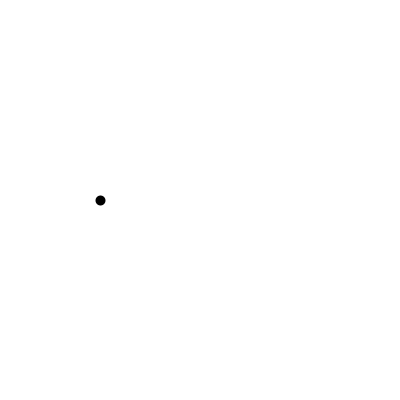
Frame 1 (no input)
Frame 60 (the mouse pressed at the canvas centre just before this capture): identical to frame 1, image omitted
Frame 120 (the mouse held since frame 60 and released just before this capture): identical to frame 1, image omitted

The Processing sketch that drew this single still picture (run headless with seeded random() and noise(); from frame 60 on, the mouse is pressed at the canvas centre):

// Processing sketch: gesture_imitator
// ── gesture_imitator.pde
Imitator it;

void setup() {
  size( 400, 400 );
  it = new Imitator(100, 200, 0);
}

void draw() {
  background(255);
  it.draw();
}

void mousePressed() {
  it.resetMov();
}

void mouseDragged() {
  it.addPoint(mouseX-pmouseX, mouseY-pmouseY);
}

void mouseReleased() {
  it.startMov();
}

// ── Imitator.pde
class Imitator {

  PVector pos;
  int id;
  PVector[] mov, nextMov;
  int movId, nextMovId;
  int memory = 100;
  
  Imitator(float x, float y, int id_) {
    pos = new PVector(x, y);
    id = id_;
    mov = new PVector[memory];
    nextMov = new PVector[memory];
    for (int n = 0; n < mov.length; n++) {
      mov[n] = new PVector(0, 0);
      nextMov[n] = new PVector(0, 0);
    }
  }
  
  void draw() {
    PVector p = pos.get();
    beginShape();
    strokeWeight(10);
    strokeJoin(ROUND);
    for (int n = movId-mov.length+1; n < movId; n++) {
      int m = (n < 0) ? n + mov.length : n;
      p.add(mov[m]);
      vertex(p.x, p.y);
    }
    endShape();
    movId = (movId + 1) % mov.length;
    //noStroke();
    //fill(230);
    //ellipse(p.x, p.y, 10, 10); 
  }
  
  void resetMov() {
    for (int n = 0; n < mov.length; n++) {
      nextMov[n] = new PVector(0, 0);
    }
  }
  
  void addPoint(float x, float y) {
    nextMov[nextMovId] = new PVector(x, y);
    nextMovId = (nextMovId+1) % nextMov.length;
  }

  void startMov() {
    arrayCopy(nextMov, mov);
  }
}
